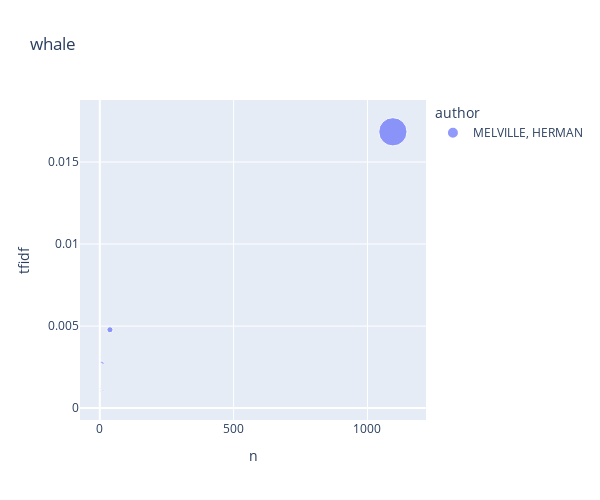

The code cell stored with this chart in its notebook:
### Code cell
top_books_for_term('whale')

### Figure 1 — Plotly figure (JSON) as saved in the notebook; plotly's stock layout.template omitted (floating-point values rounded to 4 significant figures)
{"data": [{"hovertemplate": "<b>%{hovertext}</b><br><br>author=MELVILLE, HERMAN<br>n=%{x}<br>tfidf=%{y}<br>tf=%{marker.size}<extra></extra>", "hovertext": ["ISRAEL POTTER HIS FIFTY YEARS OF EXILE", "MARDI AND A VOYAGE THITHER VOL I", "MARDI AND A VOYAGE THITHER VOL II", "MOBY DICK OR THE WHALE", "OMOO ADVENTURES IN THE SOUTH SEAS", "REDBURN HIS FIRST VOYAGE BEING THE SAILOR BOY CONFESSIONS AND REMINISCENCES OF THE SON OF A GENTLEMAN IN THE MERCHANT NAVY", "THE PIAZZA TALES", "TYPEE A ROMANCE OF THE SOUTH SEAS", "WHITE JACKET OR THE WORLD ON A MAN OF WAR"], "legendgroup": "MELVILLE, HERMAN", "marker": {"color": "#636efa", "size": [0.001454, 0.0302, 0.002188, 0.6449, 0.006732, 0.004906, 0.0001524, 0.002605, 0.0008352], "sizemode": "area", "sizeref": 0.001612, "symbol": "circle"}, "mode": "markers", "name": "MELVILLE, HERMAN", "orientation": "v", "showlegend": true, "type": "scatter", "x": [4, 38, 5, 1095, 11, 8, 4, 12, 2], "xaxis": "x", "y": [0.001034, 0.004776, 0.003114, 0.01684, 0.002737, 0.002793, 0.0004338, 0.001059, 0.001189], "yaxis": "y"}], "layout": {"height": 500, "legend": {"itemsizing": "constant", "title": {"text": "author"}, "tracegroupgap": 0}, "title": {"text": "whale"}, "width": 600, "xaxis": {"anchor": "y", "autorange": true, "domain": [0, 1], "range": [-74.26, 1220.0], "title": {"text": "n"}, "type": "linear"}, "yaxis": {"anchor": "x", "autorange": true, "domain": [0, 1], "range": [-0.0007242, 0.01878], "title": {"text": "tfidf"}, "type": "linear"}}}
